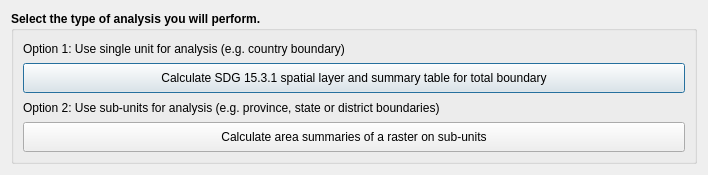
<?xml version="1.0" encoding="UTF-8"?>
<ui version="4.0">
 <class>DlgCalculateSummaryTablePolygons</class>
 <widget class="QDialog" name="DlgCalculateSummaryTablePolygons">
  <property name="windowModality">
   <enum>Qt::ApplicationModal</enum>
  </property>
  <property name="geometry">
   <rect>
    <x>0</x>
    <y>0</y>
    <width>708</width>
    <height>175</height>
   </rect>
  </property>
  <property name="sizePolicy">
   <sizepolicy hsizetype="Fixed" vsizetype="Fixed">
    <horstretch>0</horstretch>
    <verstretch>0</verstretch>
   </sizepolicy>
  </property>
  <property name="windowTitle">
   <string>Calculate Indicators</string>
  </property>
  <layout class="QVBoxLayout" name="verticalLayout_2">
   <item>
    <widget class="QGroupBox" name="groupBox_4">
     <property name="font">
      <font>
       <weight>75</weight>
       <bold>true</bold>
      </font>
     </property>
     <property name="title">
      <string>Select the type of analysis you will perform.</string>
     </property>
     <layout class="QVBoxLayout" name="verticalLayout">
      <item>
       <widget class="QLabel" name="label">
        <property name="font">
         <font>
          <weight>50</weight>
          <bold>false</bold>
         </font>
        </property>
        <property name="text">
         <string>Option 1: Use single unit for analysis (e.g. country boundary)</string>
        </property>
       </widget>
      </item>
      <item>
       <widget class="QPushButton" name="btn_sdg_onestep">
        <property name="minimumSize">
         <size>
          <width>0</width>
          <height>30</height>
         </size>
        </property>
        <property name="font">
         <font>
          <weight>50</weight>
          <bold>false</bold>
         </font>
        </property>
        <property name="text">
         <string>Calculate SDG 15.3.1 spatial layer and summary table for total boundary</string>
        </property>
       </widget>
      </item>
      <item>
       <widget class="QLabel" name="label_2">
        <property name="font">
         <font>
          <weight>50</weight>
          <bold>false</bold>
         </font>
        </property>
        <property name="text">
         <string>Option 2: Use sub-units for analysis (e.g. province, state or district boundaries)</string>
        </property>
       </widget>
      </item>
      <item>
       <widget class="QPushButton" name="btn_sdg_advanced">
        <property name="minimumSize">
         <size>
          <width>0</width>
          <height>30</height>
         </size>
        </property>
        <property name="font">
         <font>
          <weight>50</weight>
          <bold>false</bold>
         </font>
        </property>
        <property name="text">
         <string>Calculate area summaries of a raster on sub-units</string>
        </property>
       </widget>
      </item>
     </layout>
    </widget>
   </item>
  </layout>
 </widget>
 <resources/>
 <connections/>
</ui>
